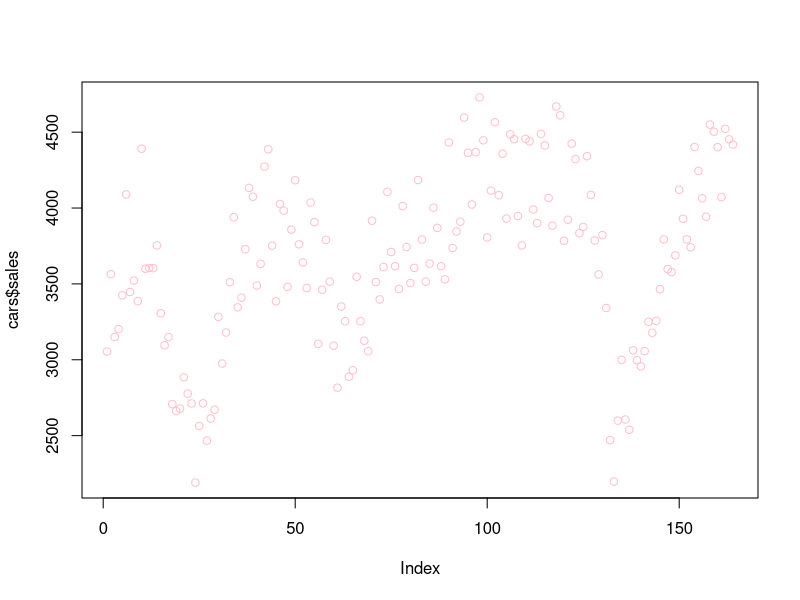
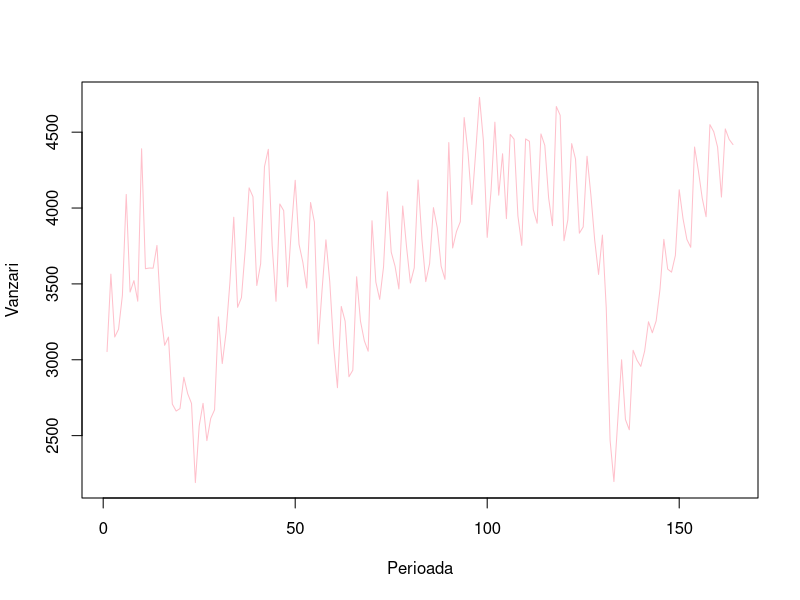
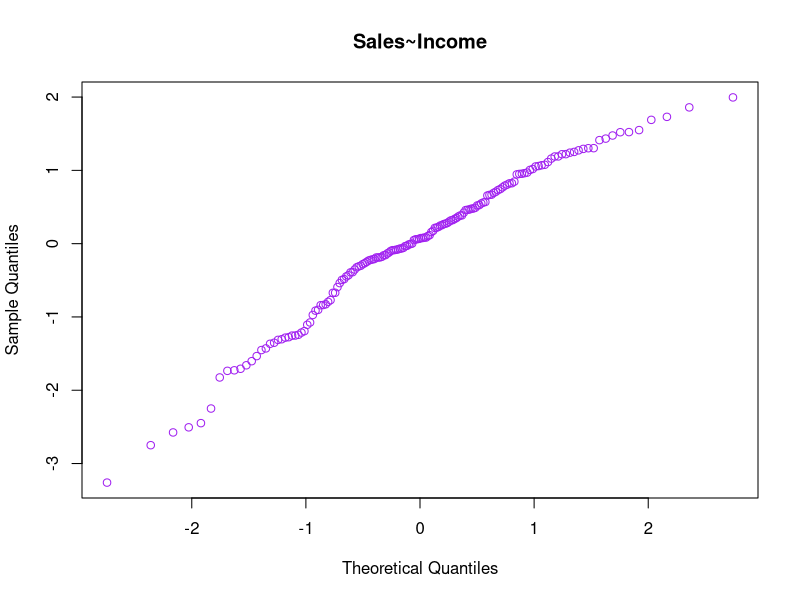
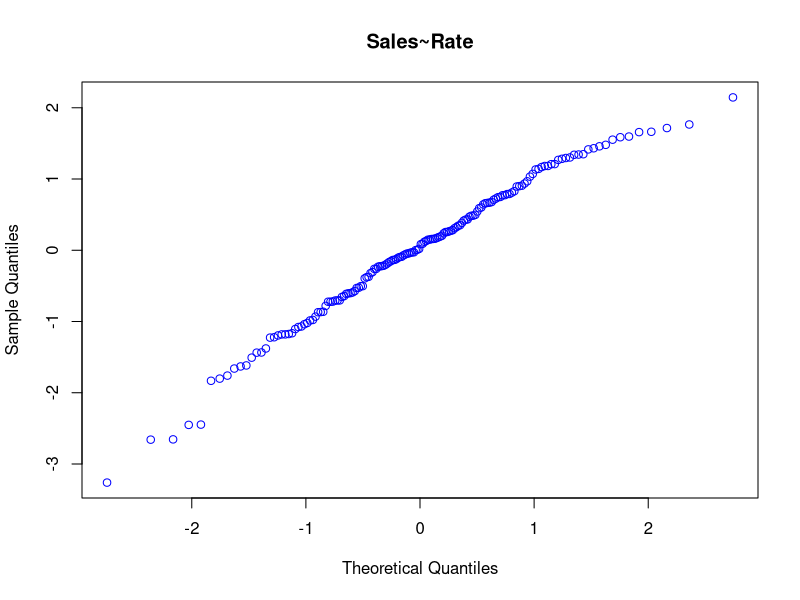
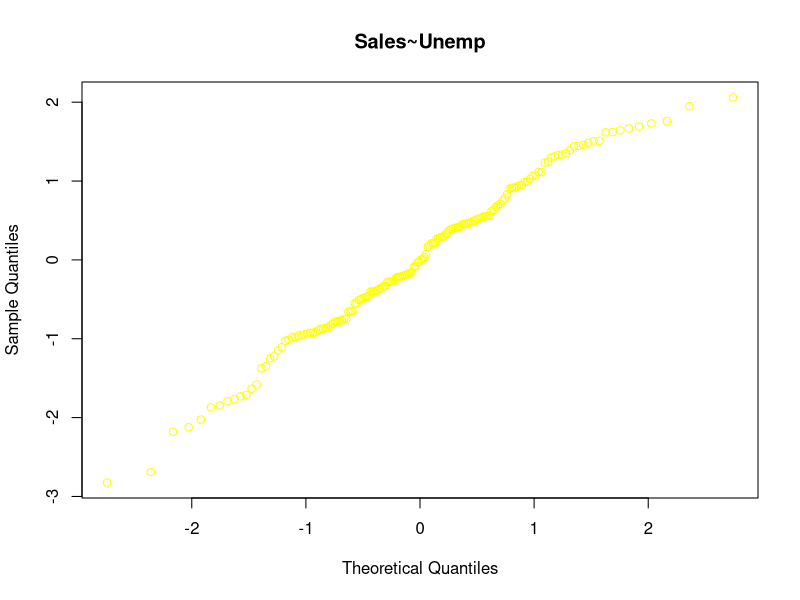
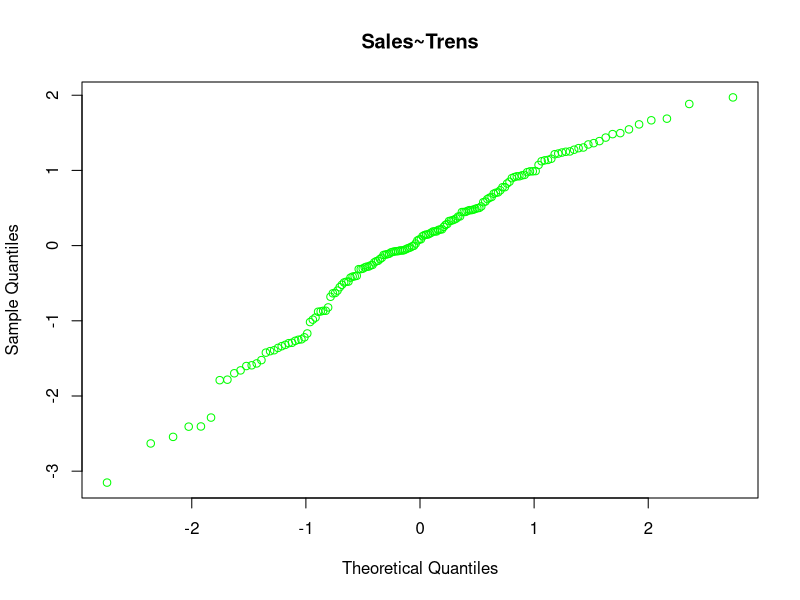

R code for these plots, in order:
setwd("E:/Univ/Info3/Modelare si simulare/")
cars=read.csv("vehicles.csv")
#ex1
plot(cars$sales,col="pink")
plot(cars$sales,
     type="n",
     ylab = "Vanzari",
     xlab = "Perioada",)
lines(cars$sales,col="pink")

#ex2
cars$trend <- seq(1:nrow(cars))
cars$income_lag = c(NA, cars$income[1:nrow(cars)-1])
cars$unemp_lag = c(NA, cars$unemp[1:nrow(cars)-1])
cars$rate_lag = c(NA, cars$rate[1:nrow(cars)-1])

#ex3
regression_income = lm(sales ~ income, data = cars)
regression_income_stdres=rstandard(regression_income)
qqnorm(regression_income_stdres,col="purple",main="Sales~Income")

regression_rate =lm(sales~rate,data=cars)
regression_rate_stdres=rstandard(regression_rate)
qqnorm(regression_rate_stdres, col="blue",main="Sales~Rate")

regression_unemp =lm(sales~unemp,data=cars)
regression_unemp_stdres=rstandard(regression_unemp)
qqnorm(regression_unemp_stdres,col="yellow",main="Sales~Unemp")

regression_trend=lm(sales~trend,data=cars)
regression_trend_stdres=rstandard(regression_trend)
qqnorm(regression_trend_stdres,col="green",main="Sales~Trens")